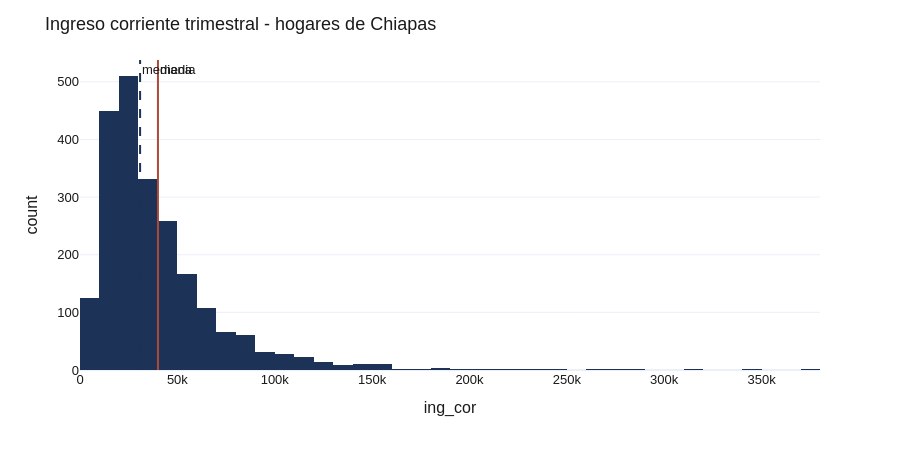

Notebook code for this chart:
### Code cell
fig = px.histogram(df, x="ing_cor", nbins=60, template=PLOTLY_TEMPLATE,
                   color_discrete_sequence=[NAVY])
fig.add_vline(x=ic.mean(),   line_color=TERRA, line_width=2, annotation_text="media")
fig.add_vline(x=ic.median(), line_color=NAVY,  line_width=2, line_dash="dash", annotation_text="mediana")
fig.update_layout(title="Ingreso corriente trimestral - hogares de Chiapas",
                  font=PLOTLY_FONT, width=900, height=450)
fig.show()

### Figure 1 — Plotly figure (JSON) as saved in the notebook; plotly's stock layout.template omitted (floating-point values rounded to 4 significant figures; data arrays with more than 128 entries replaced by an {"elided": "..."} marker saying what was removed)
{"data": [{"bingroup": "x", "hovertemplate": "ing_cor=%{x}<br>count=%{y}<extra></extra>", "legendgroup": "", "marker": {"color": "#1C3257", "pattern": {"shape": ""}}, "name": "", "nbinsx": 60, "orientation": "v", "showlegend": false, "type": "histogram", "x": {"elided": "2220 float values"}, "xaxis": "x", "yaxis": "y"}], "layout": {"annotations": [{"showarrow": false, "text": "media", "x": 40030.0, "xanchor": "left", "xref": "x", "y": 1, "yanchor": "top", "yref": "y domain"}, {"showarrow": false, "text": "mediana", "x": 30860.0, "xanchor": "left", "xref": "x", "y": 1, "yanchor": "top", "yref": "y domain"}], "barmode": "relative", "font": {"color": "#1A1A1A", "family": "Helvetica, Arial, sans-serif", "size": 13}, "height": 450, "legend": {"tracegroupgap": 0}, "margin": {"t": 60}, "shapes": [{"line": {"color": "#AA4B37", "width": 2}, "type": "line", "x0": 40030.0, "x1": 40030.0, "xref": "x", "y0": 0, "y1": 1, "yref": "y domain"}, {"line": {"color": "#1C3257", "dash": "dash", "width": 2}, "type": "line", "x0": 30860.0, "x1": 30860.0, "xref": "x", "y0": 0, "y1": 1, "yref": "y domain"}], "title": {"text": "Ingreso corriente trimestral - hogares de Chiapas"}, "width": 900, "xaxis": {"anchor": "y", "domain": [0, 1], "title": {"text": "ing_cor"}}, "yaxis": {"anchor": "x", "domain": [0, 1], "title": {"text": "count"}}}}
